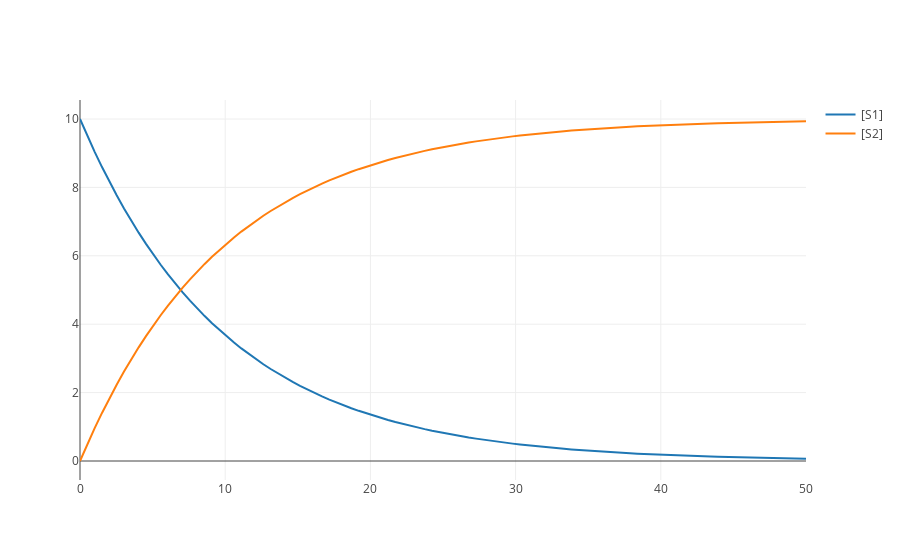

The notebook cell this image was saved under:
### Markdown cell above
Simple example

### Code cell
import tellurium as te #imports the package into Python

r = te.loada('S1 -> S2; k1*S1; k1 = 0.1; S1 = 10') #defines r as an antimony model with defined parameters; the function te.loada can also be written as te.loadAntimonyModel
r.simulate(0, 50, 100) # run a simulation of the model over a defined time range, given as minimum, maximum, number of steps
r.plot() # plot the simulation
